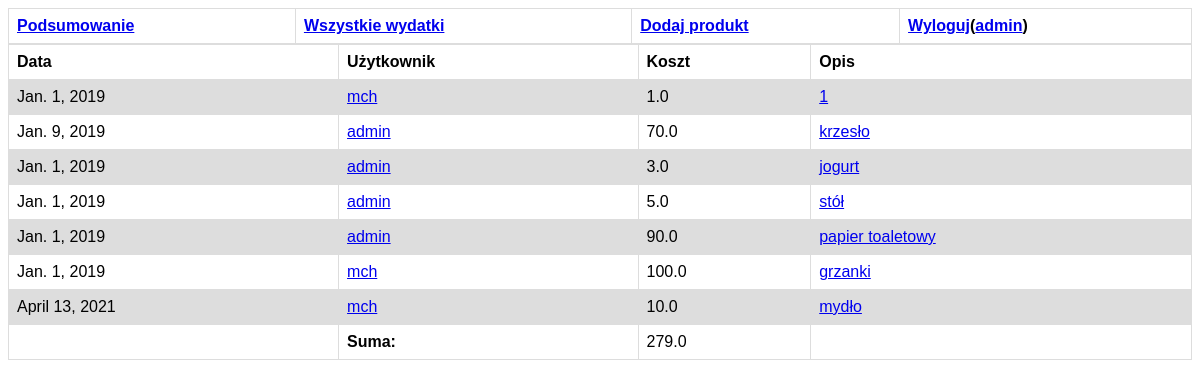
The app's page / (signed in) with its own data.
### rozliczenie/models.py (models this page shows, shortened)
class Expense(models.Model):
    description = models.CharField(max_length=200)
    price = models.FloatField()
    pub_date = models.DateField()
    user_id = models.ForeignKey(User, on_delete=models.CASCADE)

### rozliczenie/views.py (the view)
# urls.py: path('', views.expenses, name='expenses'),
def expenses(request):
    expense_list = Expense.objects.all()
    total = sum(expense.price for expense in expense_list)
    context = {'expense_list': expense_list, 'User': User, 'total': total}
    return render(request, 'index.html', context)

### rozliczenie/templates/index.html
{% extends 'base.html' %}
{% load static %}
{% block content %}
{% if expense_list %}
    <table>
        <tr>
            <th>Data</th>
            <th>Użytkownik</th>
            <th>Koszt</th>
            <th>Opis</th>
        </tr>
        {% for expense in expense_list %}
        <tr>
            <td>{{expense.pub_date}}</td>
            <td><a href="{% url 'user_detail' expense.user_id %}">{{expense.user_id}}</a></td>
            <td>{{expense.price}}</td>
            <td><a href="{% url 'expense_detail' expense.id %}">{{expense.description}}</a></td>
        </tr>
        {% endfor %}
        <tr>
            <td></td>
            <td><b>Suma:</b></td>
            <td>{{total}}</td>
            <td></td>
        </tr>
    </table>
{% endif %}
{% endblock %}

### rozliczenie/templates/base.html (shortened to what this page needs)
{% load static %}
<!DOCTYPE html>
<html lang="en">
<head>
    <link rel="stylesheet" type="text/css" href="{% static 'style.css' %}"/>
</head>
<body>
<table>
    <tr>
        <th><a href="{% url 'users' %}">Podsumowanie</a></th>
        <th><a href="{% url 'expenses' %}">Wszystkie wydatki</a></th>
        {% if user.is_authenticated %}
        <th><a href="{% url 'post_expense'%}">Dodaj produkt</a></th>
        <th><a href="{% url 'logout' %}">Wyloguj</a>(<a href="{% url 'user_detail' user.username %}">{{user.username}}</a>)</th>
        {% else %}
        <th><a href="{% url 'login' %}">Logowanie</a></th>
        {% endif %}
    </tr>
</table>
{% block content %}
{% endblock %}
</body>
</html>

### rozliczenie/static/style.css (style rules this page uses)
table { font-family: arial, sans-serif; border-collapse: collapse; width: 100%; }
td, th { border: 1px solid #dddddd; text-align: left; padding: 8px; }
tr:nth-child(even) { background-color: #dddddd; }

### records on screen
Expense: pub_date "Jan. 1, 2019", user_id "mch", price "1.0", description "1"
Expense: pub_date "Jan. 9, 2019", user_id "admin", price "70.0", description "krzesło"
Expense: pub_date "Jan. 1, 2019", user_id "admin", price "3.0", description "jogurt"
Expense: pub_date "Jan. 1, 2019", user_id "admin", price "5.0", description "stół"
Expense: pub_date "Jan. 1, 2019", user_id "admin", price "90.0", description "papier toaletowy"
Expense: pub_date "Jan. 1, 2019", user_id "mch", price "100.0", description "grzanki"
Expense: pub_date "April 13, 2021", user_id "mch", price "10.0", description "mydło"

### other values on screen
{{ user.username }} "admin"
{{ total }} "279.0"
